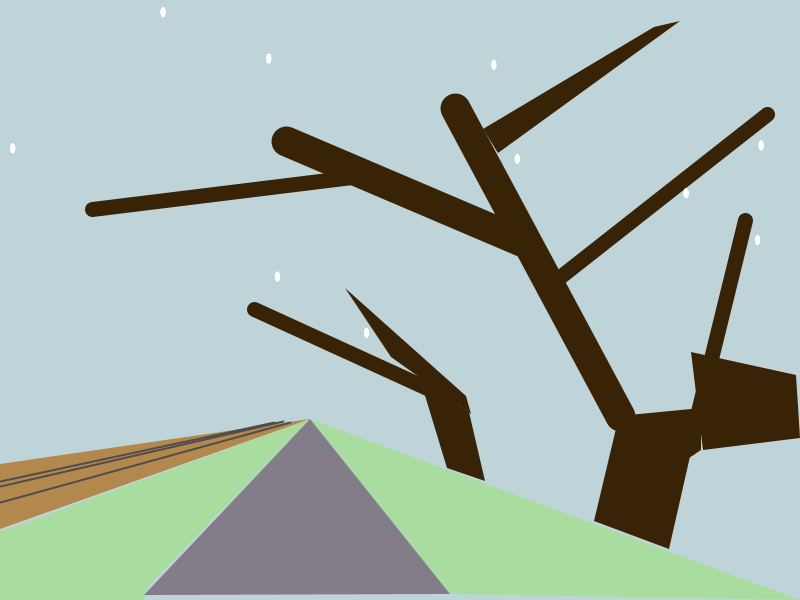
Frame 1 (no input)
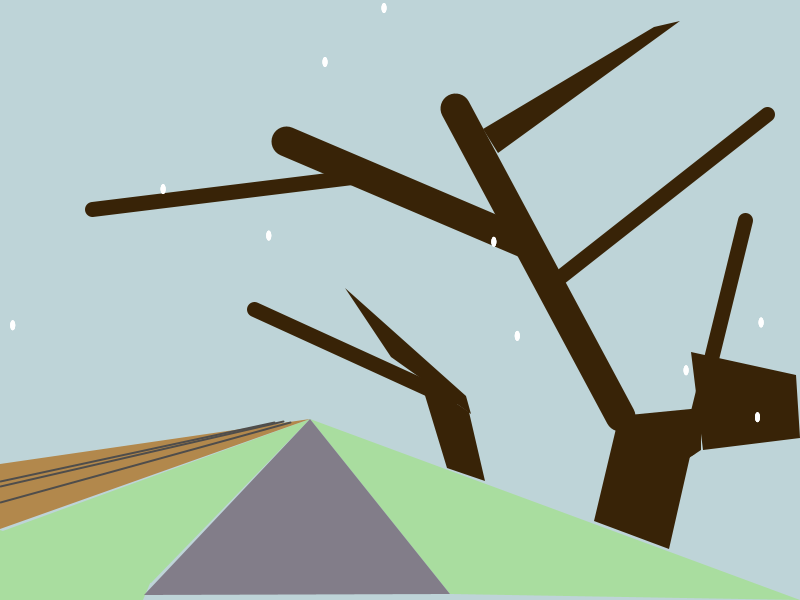
Frame 60 (the mouse pressed at the canvas centre just before this capture)
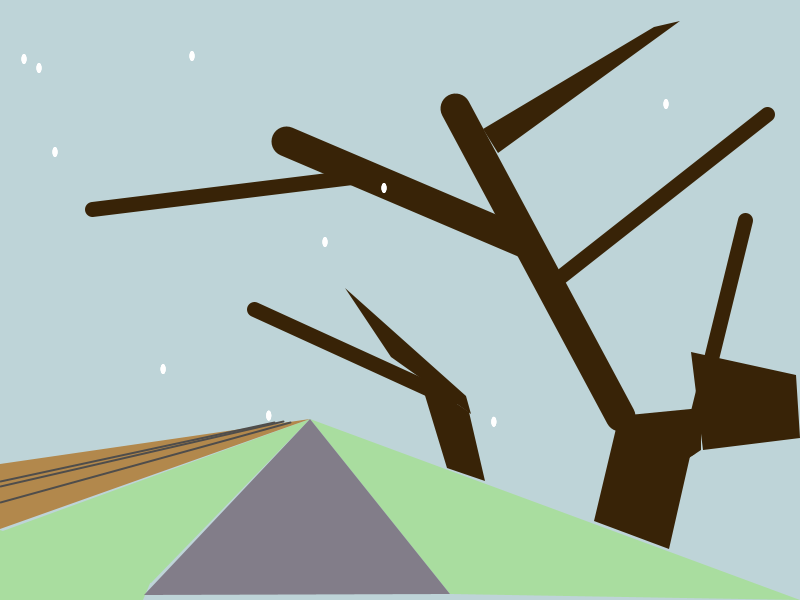
Frame 120 (the mouse held since frame 60 and released just before this capture)

The Processing sketch that drew these frames (run headless with seeded random() and noise(); from frame 60 on, the mouse is pressed at the canvas centre):

// Processing sketch: Snow
// ── Snow.pde
PVector[] fallingLeaves;

void setup() {
  size(800,600);
 
  fallingLeaves = new PVector[10];
  for (int i = 0; i < fallingLeaves.length; i++) {
    float x = random(0, width);
    float y = random(0, height);
    fallingLeaves[i] = new PVector(x, y);
  }
}

void draw() {
  background(190, 212, 216);
  noStroke();
  fill(169, 221, 159);
  triangle(0, 532, 151, 583, 310, 419);
  triangle(310, 419, 450, 594, 800, 600);
  quad(0, 530, 0, 600, 143, 600, 151, 581);
  
  fill(130, 125, 137);
  triangle(310, 419, 144, 595, 450, 594);
  
  fill(178, 136, 76);
  triangle(0, 464, 0, 529, 310, 419);
  
  fill(56, 35, 7);
  quad(703, 450, 800, 438, 796, 375, 691, 352);
  quad(701, 408, 669, 549, 594, 521, 619, 416);
  triangle(701, 450, 686, 460, 701, 416);
  quad(483, 129, 498, 153, 680, 21, 654, 27);
  quad(447, 468, 485, 481, 469, 412, 420, 379);
  quad(471, 414, 391, 357, 345, 288, 466, 396);
  strokeWeight(30);
  stroke(56, 35, 7);
  line(620, 416, 455, 108);
  line(523, 242, 286, 141);
  strokeWeight(15);
  line(352, 177, 92, 209);
  line(689, 448, 745, 220);
  line(561, 276, 767, 114);
  line(451, 399, 254, 309);
  stroke(79, 77, 75);
  strokeWeight(2);
  line(0, 481, 274, 422);
  line(0, 486, 283, 421);
  line (0, 502, 290, 422);
  
   
  for(int i = 0; i < fallingLeaves.length; i++) {
    if(fallingLeaves[i].y  > 450) {
      fallingLeaves[i].x = (int) random(0, width);
      fallingLeaves[i].y = 5;
    }
    fallingLeaves[i].add(0, 3);
    noStroke();
  
      fill(255);
      ellipse(fallingLeaves[i].x, fallingLeaves[i].y, 5, 10);
      ellipse(fallingLeaves[i].x, fallingLeaves[i].y, 5, 10);
      ellipse(fallingLeaves[i].x, fallingLeaves[i].y, 5, 10);
    
  }
  
 
 }

void mousePressed() {
  println(mouseX +"," +mouseY);
}
